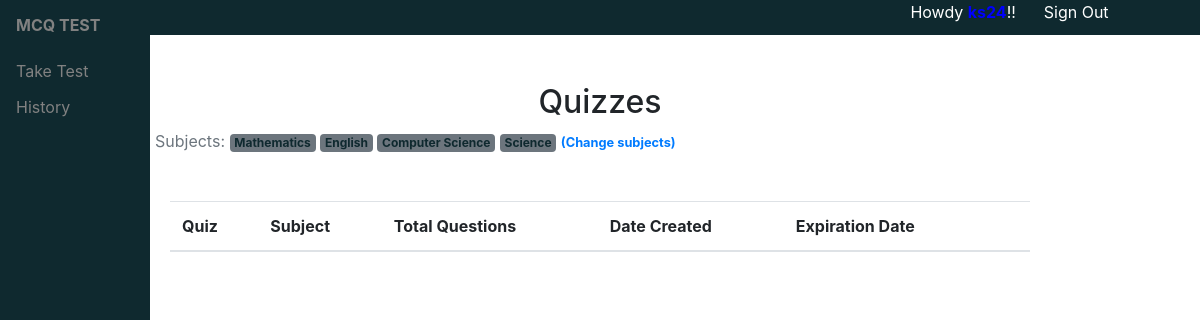
Screenshot of /students/ (signed in) with the database file from the repository.
### takeQuiz/models.py (models this page shows, shortened)
class Subject(models.Model):
    name = models.CharField(max_length=30)
    def get_html_badge(self):
        name = escape(self.name)
        html = '<span class = "badge badge-secondary" style="color: #0f292f">%s</span>' % (name)
        return mark_safe(html)

### takeQuiz/views.py (the view)
# urls.py: path('', QuizListView.as_view(), name = 'quiz_list'),
@method_decorator([login_required, student_required], name='dispatch')
class QuizListView(ListView):
    model = Quiz
    ordering = ('name', )
    context_object_name = 'quizzes'
    template_name = 'takeQuiz/students/quiz_list.html'
    def get_queryset(self):
        student = self.request.user.student
        student_subjects = student.subjects.values_list('pk', flat=True)
        taken_quizzes = student.quizzes.values_list('pk', flat=True)
        queryset = Quiz.objects.filter(subject__in=student_subjects) \
            .exclude(pk__in=taken_quizzes) \
            .annotate(questions_count=Count('questions')) \
            .filter(questions_count__gt=0)
        return queryset

### takeQuiz/templates/takeQuiz/students/quiz_list.html (shortened to what this page needs)
{% extends 'base.html' %}
{% block content %}
  {% include 'takeQuiz/students/header.html' with active='new' %}
  <div class="container">
    <table class="table">
      <thead>
        <tr>
          <th>Quiz</th>
          <th>Subject</th>
          <th>Total Questions</th>
          <th>Date Created</th>
          <th>Expiration Date</th>
          <th></th>
        </tr>
      </thead>
    </table>
  </div>
{% endblock %}

### takeQuiz/templates/takeQuiz/students/header.html
<h2 style="text-align: center;">Quizzes</h2>
<p class="text-muted">
    Subjects:{% for subject in user.student.subjects.all %} {{ subject.get_html_badge }}{% endfor %}
    <a href="{% url 'students:student_subjects' %}"><small><b>(Change subjects)</b></small></a>
</p>
<a class="nav-link{% if active == 'new' %} active{% endif %}" href="{% url 'students:quiz_list' %}"></a>
<a class="nav-link{% if active == 'quiztaken' %} active{% endif %}" href="{% url 'students:taken_quiz' %}"></a>

### rows the page displays
Subject: get_html_badge "Mathematics"
Subject: get_html_badge "English"
Subject: get_html_badge "Computer Science"
Subject: get_html_badge "Science"
